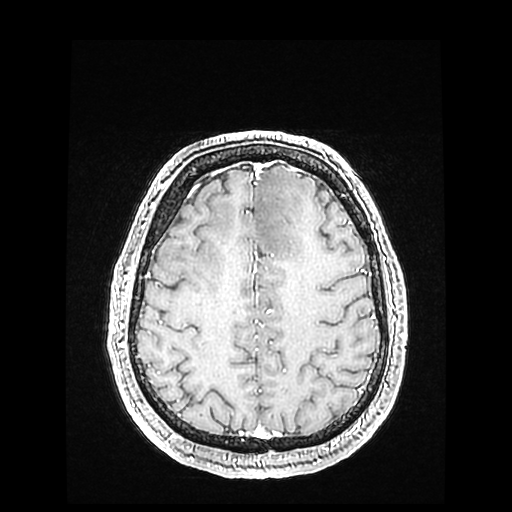
#> input picture Evaluation Scans/Full/Scans_1.png, 512 x 512 px; its folder holds 4 pictures in this run
$ python Fuzzy_C_Means.py
#> lines starting #> are read from the running program, lines starting #| are printed output that depends on the picture
# Import the required libraries.
from __future__ import division, print_function

import os
import cv2
import warnings
import numpy as np
import skfuzzy as fuzz

from sklearn.cluster import KMeans
from time import time

warnings.filterwarnings("ignore")


# Class creation
class FuzzyC(object):
    # Read in the images.
    def readImage(self):
        folder = '../Evaluation Scans/Full/'
        list_images = os.listdir(folder)
        list_img = []
        for i in list_images:
            path = folder+i
            img = cv2.imread(path)
#> img is the input picture: shape (512, 512, 3); min 0, max 255, mean 62.8
            img = cv2.resize(img, (128, 128))
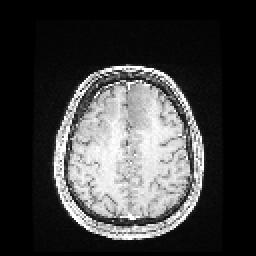
#> img: shape (128, 128, 3) (shown 2 times larger); min 0, max 255, mean 62.9
            img = cv2.medianBlur(img, 5)
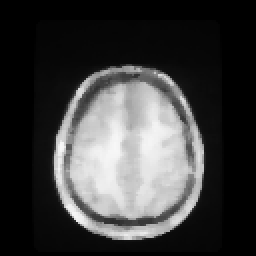
#> img: shape (128, 128, 3) (shown 2 times larger); min 0, max 249, mean 62.7
            rgb_img = img.reshape((img.shape[0] * img.shape[1], 3))
            list_img.append(rgb_img)
#> pass 2 of the loop in readImage, `for i in list_images:`:
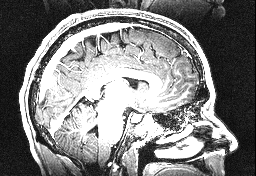
#> input picture Evaluation Scans/Full/Scans_11.png, 256 x 176 px
#> in readImage, img is the input picture: shape (176, 256, 3); min 0, max 255, mean 128.1
#> in readImage, `img = cv2.resize(img, (128, 128))`:
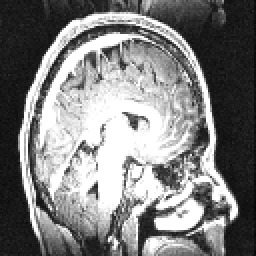
#> img: shape (128, 128, 3) (shown 2 times larger); min 6, max 255, mean 128
#> in readImage, `img = cv2.medianBlur(img, 5)`:
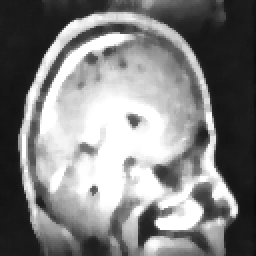
#> img: shape (128, 128, 3) (shown 2 times larger); min 10, max 255, mean 129.4
#> pass 3 of the loop in readImage, `for i in list_images:`:
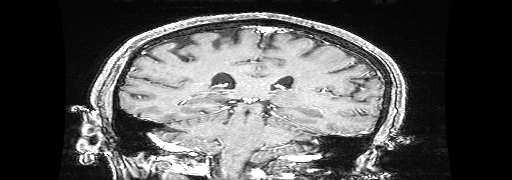
#> input picture Evaluation Scans/Full/Scans_12.png, 512 x 180 px
#> in readImage, img is the input picture: shape (180, 512, 3); min 0, max 255, mean 86.2
#> in readImage, `img = cv2.resize(img, (128, 128))`:
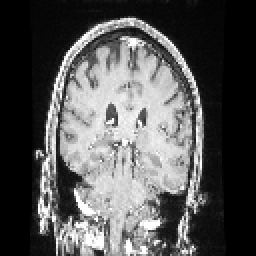
#> img: shape (128, 128, 3) (shown 2 times larger); min 0, max 255, mean 86.1
#> in readImage, `img = cv2.medianBlur(img, 5)`:
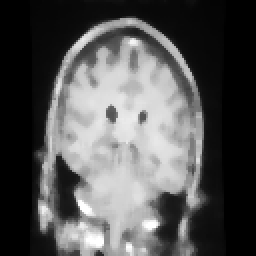
#> img: shape (128, 128, 3) (shown 2 times larger); min 0, max 255, mean 85.8
#> the loop made 4 passes; the first 3 are shown

        return list_img

    # Compute the area of the objects in a binary image.
    # [63 lines left out: functions bwarea, centroid_histogram, plot_colors, change_color_kmeans, change_color_fuzzycmeans, not called in this run]

    def process(self, list_img, clusters):
#> called with clusters = 6
        self.seg_array = []
        for rgb_img in list_img[:]:
            img = np.reshape(rgb_img, (128, 128, 3)).astype(np.uint8)
            shape = np.shape(img)

            clt = KMeans(n_clusters=clusters, n_jobs=4)
            clt.fit(rgb_img)
            predict_img = clt.predict(rgb_img)
            new_img = self.change_color_kmeans(
                    predict_img,
                    clt.cluster_centers_
            )
            # kmeans_img = np.reshape(new_img, shape).astype(np.uint8)
            # hist = self.centroid_histogram(clt)
            # bar = self.plot_colors(hist, clt.cluster_centers_)
            new_time = time()

            cntr, u, u0, d, jm, p, fpc = fuzz.cluster.cmeans(
                    rgb_img.T,
                    clusters,
                    2,
                    error=0.005,
                    maxiter=1000,
                    init=None,
                    seed=42
            )

            new_img = self.change_color_fuzzycmeans(u, cntr)
            fuzzy_img = np.reshape(new_img, shape).astype(np.uint8)
            self.ret, self.seg_img = cv2.threshold(
                    fuzzy_img,
                    np.max(fuzzy_img) - 1,
                    255,
                    cv2.THRESH_BINARY
            )
            print(time() - new_time, 'seconds')
            print(self.bwarea(self.seg_img[:, :, 1]))

            self.seg_array.append(self.seg_img)

            """
            plt.subplot(131)
            plt.gca().set_title("Original"), plt.imshow(img)
            plt.xticks([]), plt.yticks([])

            plt.subplot(132)
            plt.gca().set_title("Fuzzy"), plt.imshow(fuzzy_img)
            plt.xticks([]), plt.yticks([])

            plt.subplot(133)
            plt.gca().set_title("Segmented"), plt.imshow(self.seg_img)
            plt.xticks([]), plt.yticks([])
            plt.show()
            """

    # [9 lines left out: function writeFile, not called in this run]


if __name__ == "__main__":
    OUTDIR = './Fuzzy Results/Full/'

    fuzzy = FuzzyC()
    list_img = fuzzy.readImage()
#> (the run stopped early here; a loop or call above may not have finished)
